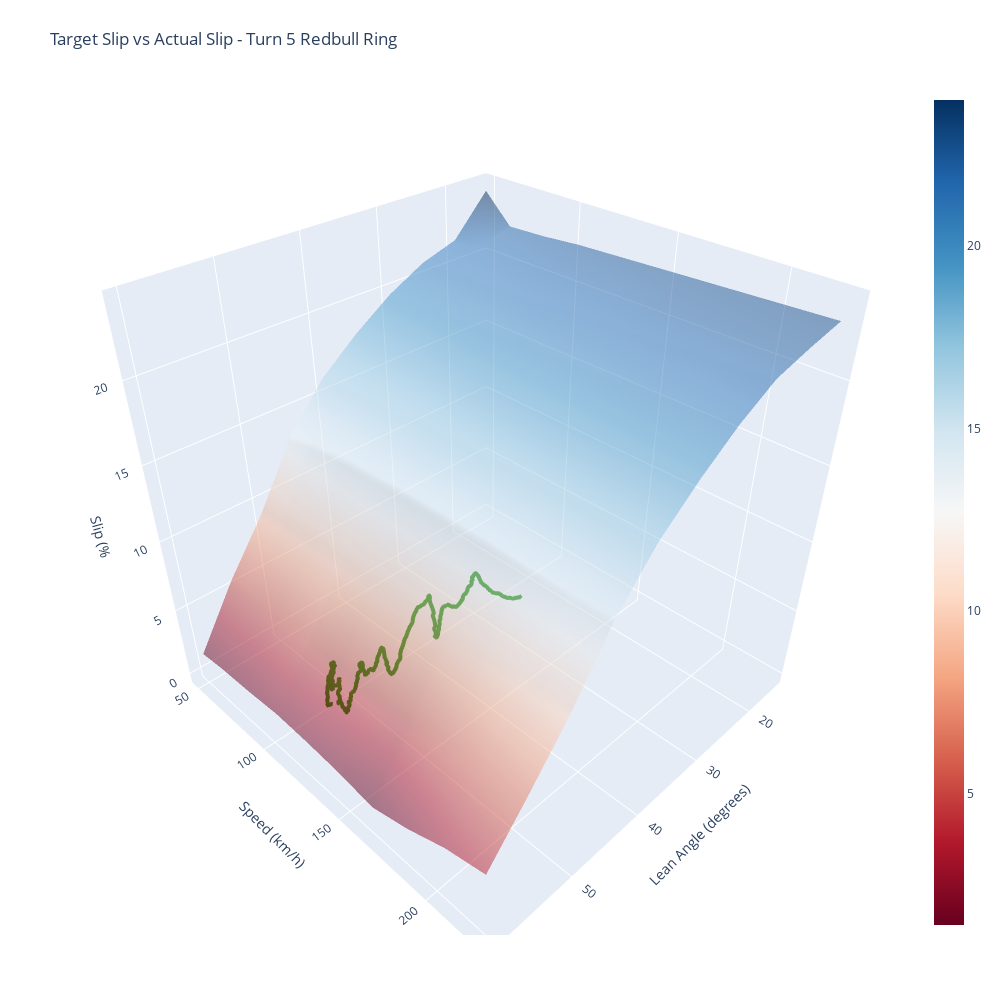

The notebook cell this image was saved under:
### Code cell
import pandas as pd
from turtle import width
import plotly.graph_objects as go
import numpy as np

log = pd.read_csv("log1.csv")

#Remove second row that has value types and convert whole dataframe to number
log.drop(log.index[0], inplace=True)
log = log.apply(pd.to_numeric)

#Remove Negative Slip (braking)
brakingValues = log[log['slip']<0].index
log.drop(brakingValues, inplace=True)

#Convert All Lean Angles to positive
log['phi_lean'] = log['phi_lean'].abs()

speed = log['v_front']
slip = log['slip']
lean = log['phi_lean']

# Target Variables from BMW Configurator
targetLean = [15,20,25,30,35,40,45,50,55,60]
targetSpeed = [50,65,85,105,125,145,165,185,205,225]
targetLean, targetSpeed = np.meshgrid(targetLean, targetSpeed)
targetSlip = np.array([
    [24,21.6,20.9,19.7,18.1,16.2,13.4,9.2,5.7,1.6],
    [22.3,21.7,21,19.8,18.2,16.4,13.8,9.4,5.7,1.8],
    [22.4,21.8,21.1,19.9,18.3,16.5,14.1,9.5,5.6,1.9],
    [22.6,22,21.2,20.1,18.4,16.6,14.2,9.6,5.7,2.1],
    [22.7,22.1,21.4,20.2,18.6,16.8,14.3,9.6,5.2,2],
    [22.8,22.2,21.5,20.3,18.7,16.8,14.3,9.6,5.1,1.8],
    [22.9,22.4,21.6,20.4,18.8,16.8,14.3,9.7,5.2,1.4],
    [23,22.5,21.8,20.6,18.9,16.9,14.2,9.9,5.9,2.2],
    [23.1,22.6,21.9,20.7,19,17,14.2,10.2,6.6,3.3],
    [23.2,22.7,22.1,20.8,19.1,17.1,14.3,10.4,7.1,4]
])
print(targetSlip)

actualLean=lean
actualSpeed=speed
actualSlip=slip

fig = go.Figure(data=[
    go.Surface(x=targetLean, y=targetSpeed, z=targetSlip, opacity=0.5, colorscale='rdbu', name='Target Slip'),
    go.Scatter3d(x=actualLean, y=actualSpeed, z=actualSlip,
    name='Actual Slip Turn 4',
    mode='lines',
   # Only needed if I want dots instead of lines
    #marker=dict(
    #    size=4,
    #    color=z,
    #    colorscale='Viridis',
    #),
    line=dict(
        color='green',
        width=8
    )
    )
    ])
fig.update_layout(title='Target Slip vs Actual Slip - Turn 5 Redbull Ring', autosize=False,
                  width=1000, height=1000,
                  margin=dict(l=65, r=50, b=65, t=90))

fig.update_layout(scene = dict(
                    xaxis_title='Lean Angle (degrees)',
                    yaxis_title='Speed (km/h)',
                    zaxis_title='Slip (%'))


fig.show()

### Figure 1 — Plotly figure (JSON) as saved in the notebook; plotly's stock layout.template omitted (floating-point values rounded to 4 significant figures; data arrays with more than 128 entries replaced by an {"elided": "..."} marker saying what was removed)
{"data": [{"colorscale": [[0, "rgb(103,0,31)"], [0.1, "rgb(178,24,43)"], [0.2, "rgb(214,96,77)"], [0.3, "rgb(244,165,130)"], [0.4, "rgb(253,219,199)"], [0.5, "rgb(247,247,247)"], [0.6, "rgb(209,229,240)"], [0.7, "rgb(146,197,222)"], [0.8, "rgb(67,147,195)"], [0.9, "rgb(33,102,172)"], [1, "rgb(5,48,97)"]], "name": "Target Slip", "opacity": 0.5, "type": "surface", "x": [[15, 20, 25, 30, 35, 40, 45, 50, 55, 60], [15, 20, 25, 30, 35, 40, 45, 50, 55, 60], [15, 20, 25, 30, 35, 40, 45, 50, 55, 60], [15, 20, 25, 30, 35, 40, 45, 50, 55, 60], [15, 20, 25, 30, 35, 40, 45, 50, 55, 60], [15, 20, 25, 30, 35, 40, 45, 50, 55, 60], [15, 20, 25, 30, 35, 40, 45, 50, 55, 60], [15, 20, 25, 30, 35, 40, 45, 50, 55, 60], [15, 20, 25, 30, 35, 40, 45, 50, 55, 60], [15, 20, 25, 30, 35, 40, 45, 50, 55, 60]], "y": [[50, 50, 50, 50, 50, 50, 50, 50, 50, 50], [65, 65, 65, 65, 65, 65, 65, 65, 65, 65], [85, 85, 85, 85, 85, 85, 85, 85, 85, 85], [105, 105, 105, 105, 105, 105, 105, 105, 105, 105], [125, 125, 125, 125, 125, 125, 125, 125, 125, 125], [145, 145, 145, 145, 145, 145, 145, 145, 145, 145], [165, 165, 165, 165, 165, 165, 165, 165, 165, 165], [185, 185, 185, 185, 185, 185, 185, 185, 185, 185], [205, 205, 205, 205, 205, 205, 205, 205, 205, 205], [225, 225, 225, 225, 225, 225, 225, 225, 225, 225]], "z": [[24, 21.6, 20.9, 19.7, 18.1, 16.2, 13.4, 9.2, 5.7, 1.6], [22.3, 21.7, 21, 19.8, 18.2, 16.4, 13.8, 9.4, 5.7, 1.8], [22.4, 21.8, 21.1, 19.9, 18.3, 16.5, 14.1, 9.5, 5.6, 1.9], [22.6, 22, 21.2, 20.1, 18.4, 16.6, 14.2, 9.6, 5.7, 2.1], [22.7, 22.1, 21.4, 20.2, 18.6, 16.8, 14.3, 9.6, 5.2, 2], [22.8, 22.2, 21.5, 20.3, 18.7, 16.8, 14.3, 9.6, 5.1, 1.8], [22.9, 22.4, 21.6, 20.4, 18.8, 16.8, 14.3, 9.7, 5.2, 1.4], [23, 22.5, 21.8, 20.6, 18.9, 16.9, 14.2, 9.9, 5.9, 2.2], [23.1, 22.6, 21.9, 20.7, 19, 17, 14.2, 10.2, 6.6, 3.3], [23.2, 22.7, 22.1, 20.8, 19.1, 17.1, 14.3, 10.4, 7.1, 4]]}, {"line": {"color": "green", "width": 8}, "mode": "lines", "name": "Actual Slip Turn 4", "type": "scatter3d", "x": {"elided": "1728 float values"}, "y": {"elided": "1728 float values"}, "z": {"elided": "1728 float values"}}], "layout": {"autosize": false, "height": 1000, "margin": {"b": 65, "l": 65, "r": 50, "t": 90}, "scene": {"xaxis": {"title": {"text": "Lean Angle (degrees)"}}, "yaxis": {"title": {"text": "Speed (km/h)"}}, "zaxis": {"title": {"text": "Slip (%"}}}, "title": {"text": "Target Slip vs Actual Slip - Turn 5 Redbull Ring"}, "width": 1000}}
